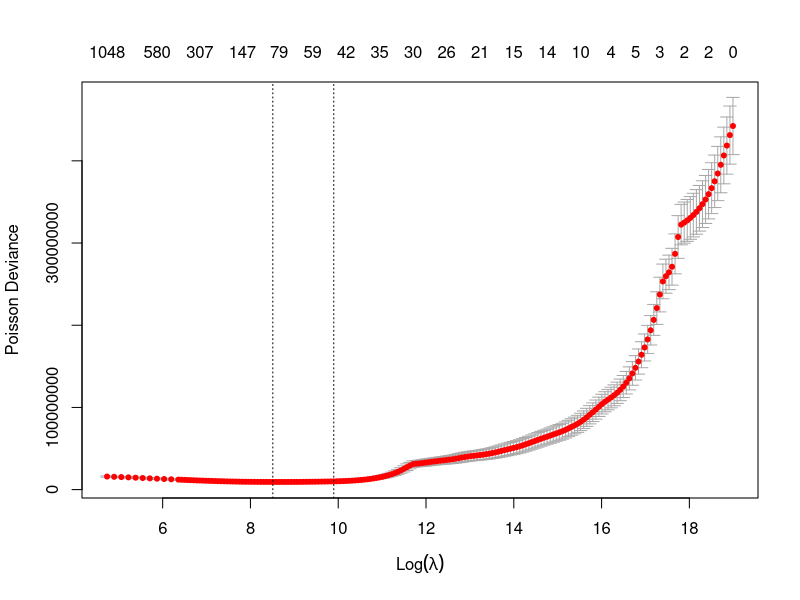
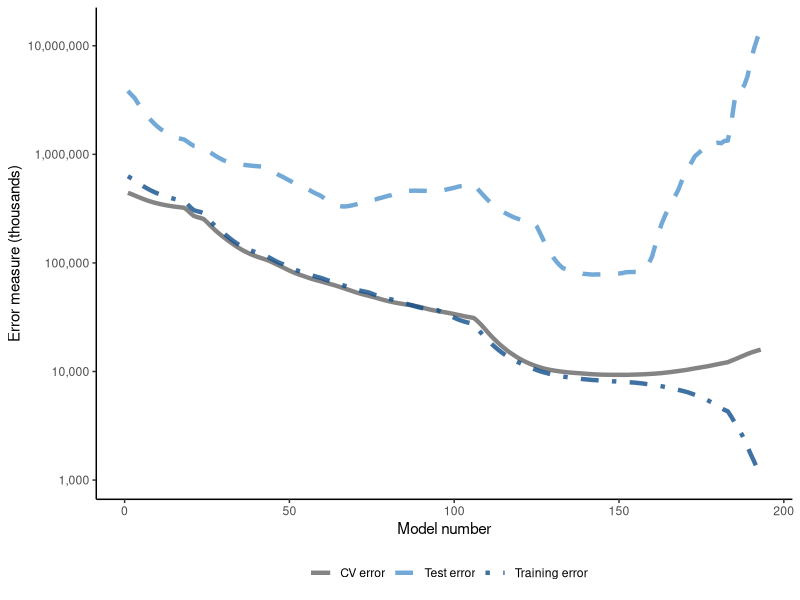
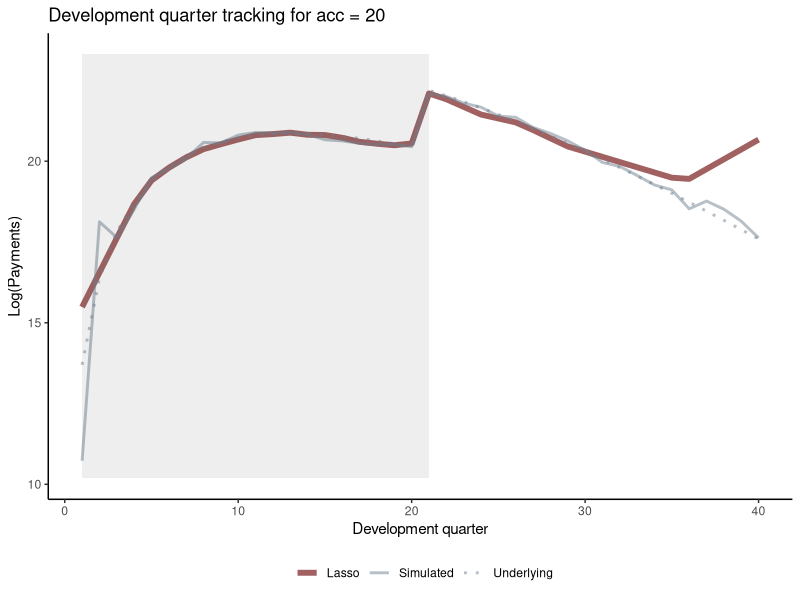
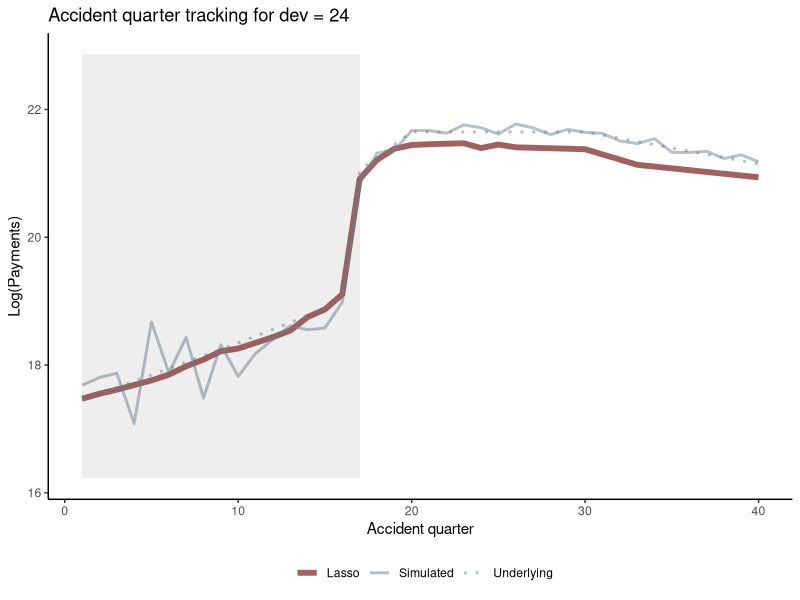
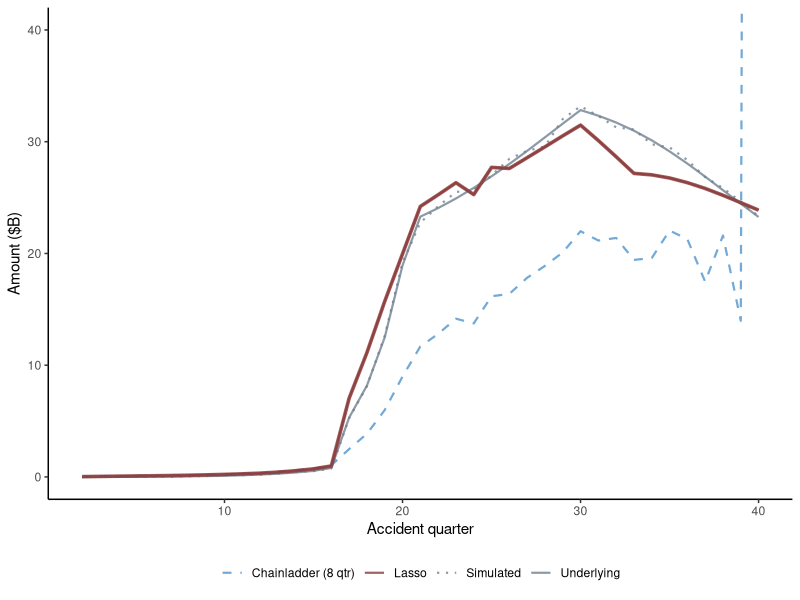

Here is the R script that generated these plots, in order:
## ---- chunk 1
#| collapse: true

library(glmnet)
library(ggplot2)

options("scipen"=99)


## ---- chunk 2

LinearSpline <- function(var, start, stop){
	pmin(stop - start, pmax(0, var - start))
}


## ---- chunk 3

# initialise the seed for reproducibilty
set.seed(130)
numperiods <- 40

#periods
kk <- rep(1:numperiods, each = numperiods) #AQ
jj <- rep(1:numperiods, times= numperiods) #DQ
tt <- kk+jj-1 # PQ


# make a function of the SI effect to make it easier to read 
gammafunc <- function(t){
	gg <- 
		ifelse( t<=12, gg <- 0.0075*LinearSpline(t,1,12),
				ifelse(t<=24,  gg <- 0.0075*LinearSpline(12,1,12) + 0.001* (t-12)*(t-11)/2,
					   ifelse(t<=32, gg <- 0.0075*LinearSpline(12,1,12) + 0.001* (24-12)*(24-11)/2,
					   	   ifelse(t<=40, gg <- 0.0075*LinearSpline(12,1,12) + 0.001* (24-12)*(24-11)/2 + 0.002*(t-32)*(t-31)/2,
					   	   	   0.0075*LinearSpline(12,1,12) + 0.001* (24-12)*(24-11)/2 + 0.002*(40-32)*(40-31)/2
					   	   ))))
	1*gg  #can scale up shape here if desired
}

alpha <- log(100000)+0.1*LinearSpline(kk,1,15)+0.2*LinearSpline(kk,15,20) - 0.05*LinearSpline(kk,30,40) 
beta  <- (16/3 - 1)*log(jj)- (1/3)*jj  # a is 16/3, b is 1/3 
gamma <- gammafunc(tt)
mu <- exp( alpha + beta + gamma + 0.3*beta*ifelse(kk>16 & jj>20,1,0))  # need to check

varbase <- (0.3 * mu[  kk==1 & jj ==16] )^2 # can scale variance up and down here
CC  <-  varbase / mu[  kk==1 & jj ==16]

vars   <- CC*mu
tausq  <- log (vars / (mu^2) + 1)

Y <- exp( rnorm( numperiods^2, mean = log(mu)-0.5*tausq , sd = sqrt(tausq)  ) )

train_ind<-(tt<=numperiods)  

synthetic_data<-data.frame(Y, kk, jj, tt, mu, train_ind )
colnames(synthetic_data)<-c("Y", "acc", "dev", "cal", "mu", "train_ind")


# clean-up
rm(Y, kk, jj, tt, mu, train_ind)

## ---- chunk 4
head(synthetic_data)
tail(synthetic_data)
## ---- chunk 5

# function for ease
GetScaling <- function(vec) {
  fn <- length(vec)
  fm <- mean(vec)
  fc <- vec - fm
  rho_factor <- ((sum(fc^2))/fn)^0.5
}


## ---- chunk 6
synthetic_data_train<-subset(synthetic_data, train_ind==TRUE)

rho_factor_list <- vector(mode="list", length=3)
names(rho_factor_list) <- c("acc", "dev", "cal")

for (v in c("acc", "dev", "cal")){
  rho_factor_list[[v]] <- GetScaling(synthetic_data_train[[v]])
}


print(rho_factor_list)

## ---- chunk 7

GetRamps <- function(vec, vecname, np, scaling){
  
  # vec = fundamental regressor
  # vecname = name of regressor
  # np = number of periods
  # scaling = scaling factor to use
  
  # pre-allocate the matrix to hold the results for speed/efficiency
  n <- length(vec)
  nramps <- (np-1)
  
  mat <- matrix(data=NA, nrow=n, ncol=nramps)
  cnames <- vector(mode="character", length=nramps)
  

  col_indx <- 0

  for (i in 1:(np-1)){
    col_indx <- col_indx + 1

    mat[, col_indx] <- LinearSpline(vec, i, 999) / scaling
    cnames[col_indx] <- paste0("L_", i, "_999_", vecname)
  }
  
  colnames(mat) <- cnames
  
  return(mat)
}

## ---- chunk 8
main_effects_acc <- GetRamps(vec = synthetic_data[["acc"]], vecname = "acc", 
                             np = numperiods, scaling = rho_factor_list[["acc"]])
main_effects_dev <- GetRamps(vec = synthetic_data[["dev"]], vecname = "dev", 
                             np = numperiods, scaling = rho_factor_list[["dev"]])
main_effects_cal <- GetRamps(vec = synthetic_data[["cal"]], vecname = "cal", 
                             np = numperiods, scaling = rho_factor_list[["cal"]])
	
main_effects <- cbind(main_effects_acc, main_effects_dev, main_effects_cal)

print(dim(main_effects))


## ---- chunk 9

GetInts <- function(vec1, vec2, vecname1, vecname2, np, scaling1, scaling2) {
  
  # pre-allocate the matrix to hold the results for speed/efficiency
  n <- length(vec1)
  nints <- (np-1)*(np-1)
  
  mat <- matrix(data=NA_real_, nrow=n, ncol=nints)
  cnames <- vector(mode="character", length=nints)
  

  col_indx <- 0

  for (i in 2:np){
    
    ivec <- LinearSpline(vec1, i-1, i) / scaling1
    iname <- paste0("I_", vecname1, "_ge_", i)
    
    if (length(ivec[is.na(ivec)]>0)) print(paste("NAs in ivec for", i))
    
    for (j in 2:np){
      col_indx <- col_indx + 1  
      mat[, col_indx] <- ivec * LinearSpline(vec2, j-1, j) / scaling2
      cnames[col_indx] <- paste0(iname, "*I_", vecname2, "_ge_", j)
      
      jvec <- LinearSpline(vec2, j-1, j) / scaling2
      if (length(jvec[is.na(jvec)]>0)) print(paste("NAs in jvec for", j))

    }
  }
  
  colnames(mat) <- cnames
  
  return(mat)

  
}

## ---- chunk 10

int_effects <- cbind(
  GetInts(vec1=synthetic_data[["acc"]], vecname1="acc", scaling1=rho_factor_list[["acc"]], np=numperiods, 
                       vec2=synthetic_data[["dev"]], vecname2="dev", scaling2=rho_factor_list[["dev"]]),

    GetInts(vec1=synthetic_data[["dev"]], vecname1="dev", scaling1=rho_factor_list[["dev"]], np=numperiods, 
                       vec2=synthetic_data[["cal"]], vecname2="cal", scaling2=rho_factor_list[["cal"]]),
  
    GetInts(vec1=synthetic_data[["acc"]], vecname1="acc", scaling1=rho_factor_list[["acc"]], np=numperiods, 
                       vec2=synthetic_data[["cal"]], vecname2="cal", scaling2=rho_factor_list[["cal"]])

)


print(dim(int_effects))


## ---- chunk 11

varset <- cbind(main_effects, int_effects)

train_ind <- synthetic_data[["train_ind"]]

num_main_effects <- ncol(main_effects)
num_interactions <- ncol(int_effects)


## ---- chunk 12
penalty_factor <- c( rep(1,num_main_effects), rep(1, num_interactions))

my_pmax <- numperiods^2   # max number of variables ever to be nonzero
my_dfmax <- numperiods*10  #max number of vars in the model


## ---- chunk 13
time1 <- Sys.time()

pre_fit <- glmnet(x = varset[train_ind,], 
                  y = synthetic_data$Y[train_ind], 
                  family = "poisson", 
                  nlambda = 200, 
                  thresh = 1e-08, 
                  lambda.min.ratio = 0, 
                  dfmax = my_dfmax, 
                  pmax = my_pmax, 
                  alpha = 1, 
                  standardize = FALSE, 
                  penalty.factor = penalty_factor, 
                  maxit = 200000)

print(paste("time taken: ", Sys.time() - time1))

## ---- chunk 14

lambdavec <- c(pre_fit$lambda, min(pre_fit$lambda)*(0.85^(1:50)))  # lengthen lambda vector
## ---- chunk 15



#fit now using CV
time1 <- Sys.time()

cv_fit <- cv.glmnet(x = varset[train_ind,], 
                  y = synthetic_data$Y[train_ind], 
                  family = "poisson", 
                  lambda = lambdavec, 
                  nfolds = 8,
                  thresh = 1e-08, 
                  lambda.min.ratio = 0, 
                  dfmax = my_dfmax, 
                  pmax = my_pmax, 
                  alpha = 1, 
                  standardize = FALSE, 
                  penalty.factor = penalty_factor, 
                  maxit = 200000)





print(paste("time taken for cross validation fit: ", Sys.time() - time1))



## ---- chunk 16
plot(cv_fit)
## ---- chunk 17

#training error
predicted_train <- exp(predict(cv_fit, newx = varset[train_ind,], s = cv_fit$lambda))
error_train <- colMeans(((synthetic_data$Y[train_ind] - predicted_train)^2) / predicted_train )

#test error - note 
predicted_test <- exp(predict(cv_fit, newx = varset[!train_ind,], s = cv_fit$lambda))
error_test <- colMeans(((synthetic_data$Y[!train_ind] - predicted_test)^2) / predicted_test )


# number of parameters in models (df field)
# since not all lambdas returned values, use length of cv.glmnet object to get the right value
use_df <- cv_fit$glmnet.fit$df[1:length(cv_fit$lambda)]

#make a stacked data set suitable for ggplot [ i.e. tidy format]
dferrorg <- data.frame( 
  rep(1:length(use_df), times=3), 
  rep(use_df, times=3), 
  c(error_train, error_test, cv_fit$cvm)/1000,
	c( rep("Training error", times=length(use_df)), rep("Test error", times=length(use_df)), rep("CV error", times=length(use_df)) )
)

colnames(dferrorg)<-c("model_number", "num_params", "Error", "labels")	


g <- ggplot(data=dferrorg, aes(x=model_number, y=Error, colour=labels))+
	geom_line(size=1.5, aes(linetype=labels, colour=labels), alpha=0.8)+
	theme_classic()+
	theme(legend.position="bottom")+
	labs(x="Model number", y="Error measure (thousands)")+
	scale_color_manual(name="", values=c("grey40", "steelblue3", "dodgerblue4"))+
	scale_linetype_manual(name="", values=c("solid", "dashed", "dotdash"))+
	scale_y_log10(labels=scales::comma)+
	NULL

print(g)

## ---- chunk 18


#all coefficients
coefs_min <- predict(cv_fit, type = "coefficients", s = cv_fit$lambda.min)
coefnames <- c("Intercept", colnames(varset))

#indicators for non-zero ones
ind_nz_min<-which(!(coefs_min == 0))

#non-zero coefficient
nzcoefs_min<-cbind(coefs_min[ind_nz_min,])
rownames(nzcoefs_min)<-coefnames[ind_nz_min]
colnames(nzcoefs_min)<-c("coefficients [min CV model]")



print(paste("Number of non-zero coefficients in min CV model:", length(nzcoefs_min)))
print(nzcoefs_min)

## ---- chunk 19

synthetic_data$fitted_lasso<- as.vector(exp(predict(cv_fit, newx = varset, s = cv_fit$lambda.min)) )


## ---- chunk 20

GraphModelVals<-function(data, primary_predictor, secondary_predictor, secondary_predictor_val, fitted_name, predictor_label){
	
	#extract data we want to use
	use_data <- data[data[[secondary_predictor]] == secondary_predictor_val,]

	
	# turn into tidy layout - note that we have simulated data, underlying mean, fitted data all to stack.
	data_tidy <- data.frame( 
	  rep(use_data[[primary_predictor]], times=3),
	  c(use_data[["Y"]], use_data[["mu"]], use_data[[fitted_name]]),
	  c(rep("Simulated", times=nrow(use_data)), rep("Underlying", times=nrow(use_data)), rep("Lasso", times=nrow(use_data))) 
	  )
	colnames(data_tidy) <- c("predictor", "values", "data_labels")
	
	data_tidy$values <- log(data_tidy$values)

	
	# extract values for past rectangle
	xmin1 <- min(use_data[[primary_predictor]][use_data$train_ind==TRUE])
	xmax1 <- max(use_data[[primary_predictor]][use_data$train_ind==TRUE])
	
	ymin1 <- min(data_tidy$values)*0.95
	ymax1 <- max(data_tidy$values)*1.05
	
	g <- ggplot(data=data_tidy, aes(x=predictor, y=values, group=data_labels))+
	  geom_line(aes(linetype=data_labels, colour=data_labels, size=data_labels, alpha=data_labels))+
	  scale_colour_manual(name="", values=c("indianred4", "slategrey", "slategrey"))+
	  scale_linetype_manual(name="", values=c("solid", "solid", "dotted"))+
	  scale_size_manual(name="", values=c(2,1,1))+
	  scale_alpha_manual(name="", values=c(0.8, 0.5, 0.5))+
	  theme_classic()+
	  annotate(geom="rect", xmin=xmin1, xmax=xmax1, ymin=ymin1, ymax=ymax1, alpha=0.1)+
	  theme(legend.position="bottom")+
	  labs(x=predictor_label, y="Log(Payments)", title=paste(predictor_label, "tracking for", secondary_predictor, "=", secondary_predictor_val))
	  
	

  invisible(list(data=data_tidy, graph=g))
}


## ---- chunk 21

dev_graph_list <- GraphModelVals(data = synthetic_data, 
                             primary_predictor = "dev", 
                             secondary_predictor = "acc", 
                             secondary_predictor_val = 20, 
                             fitted_name = "fitted_lasso",
                             predictor_label = "Development quarter")


dev_graph_list$graph

## ---- chunk 22

acc_graph_list <- GraphModelVals(data = synthetic_data, 
                             primary_predictor = "acc", 
                             secondary_predictor = "dev", 
                             secondary_predictor_val = 24, 
                             fitted_name = "fitted_lasso",
                             predictor_label = "Accident quarter")


acc_graph_list$graph


## ---- chunk 23

# cumulative payments on training data set
synthetic_data_train$Ycum <- unlist(tapply(synthetic_data_train$Y, synthetic_data_train$acc, cumsum))

# calc cl factors using an 8 quarter average
cl_fac <- numeric(numperiods-1)

for (j in 1:numperiods-1){
  
  cl_fac[j] <- sum(subset(synthetic_data_train, dev == j+1 & acc > (numperiods-8-j) & acc <= numperiods-j)$Ycum) / 
    sum(subset(synthetic_data_train, dev == j & acc > (numperiods-8-j) & acc <= numperiods-j)$Ycum)
}


# accumulate the CL factors
cl_cum <- cumprod(rev(cl_fac))

# leading diagonal
leading_diagonal <- subset(synthetic_data_train, cal == numperiods & acc>1)$Ycum

# CL amounts now
cl_os <- cl_cum * leading_diagonal - leading_diagonal

## ---- chunk 24

print("CL outstanding estimates")
head( data.frame(Accident=numperiods:2, os = rev(cl_os/1000000000)))


## ---- chunk 25

synthetic_data_test <- subset(synthetic_data, train_ind == FALSE)

lasso_os <- tapply(synthetic_data_test$fitted_lasso, synthetic_data_test$acc, sum)
sim_os <- tapply(synthetic_data_test$Y, synthetic_data_test$acc, sum)
true_os <- tapply(synthetic_data_test$mu, synthetic_data_test$acc, sum)


#combine into a tidy dataset for ggplot
# add a linetype option to have different linetypes
compare_os <- data.frame(
  rep(2:numperiods, times=4), 
  c(sim_os, lasso_os, cl_os, true_os)/1000000000,
  c(rep("Simulated", times=numperiods-1), rep("Lasso", times=numperiods-1), rep("Chainladder (8 qtr)", times=numperiods-1), rep("Underlying", times=numperiods-1) )
)
colnames(compare_os)<-c("Accident", "Outstanding", "data_labels")



## ---- chunk 26
os_plot <-
	ggplot(data=compare_os, aes(x=Accident, y=Outstanding, group=data_labels))+
	geom_line(aes(colour=data_labels, linetype=data_labels), alpha=0.8, size=0.75)+
	scale_colour_manual(name="", values=c("steelblue3", "indianred4", "slategrey", "slategrey" ))+
	scale_linetype_manual(name="", values=c("dashed", "solid", "dotted", "solid" ))+
	geom_line(data=subset(compare_os, data_labels=="Lasso"), aes(colour=data_labels), size=1.25, alpha=0.8, colour="indianred4", linetype="solid")+
  coord_cartesian(ylim=c(0, 40))+
	theme_classic()+
	theme(legend.position="bottom", legend.title=element_blank())+
	scale_y_continuous(labels=scales::comma)+
	labs(x="Accident quarter", y="Amount ($B)")+
	NULL

os_plot

## ---- chunk 27
sessionInfo()
